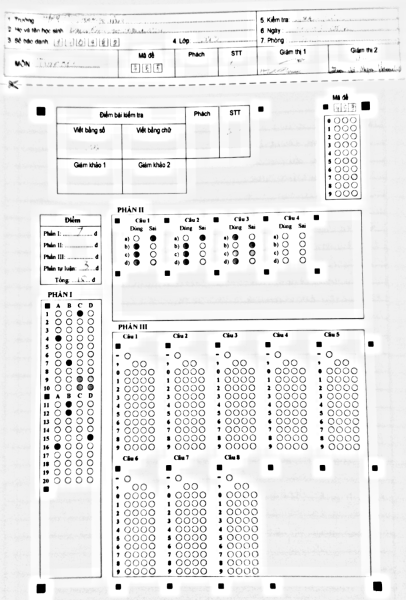
#> input picture data/maugiay/moi.png, 406 x 600 px
$ python omr_fiducial.py data/maugiay/moi.png data/maugiay/12.png
#> lines starting #> are read from the running program, lines starting #| are printed output that depends on the picture; after the words box and inside, x2 and y2 are one past the last pixel; in counts of white or black regions, pixels touching at a corner belong together
# -*- coding: utf-8 -*-
"""
FIDUCIAL-BASED OMR (omr_fiducial.py)

Kiến trúc theo yêu cầu: chấm đen vuông/chữ nhật in trên phiếu là mốc định vị.
1. template_from_blank(img): từ ẢNH MẪU (phiếu trắng) -> phát hiện mốc đen + bubble
   -> mô hình mẫu: {markers: [(x,y)...], bubbles: [(x,y,w)...], khung}
2. align_page(photo, template): phát hiện mốc trong ảnh chụp -> khớp với mẫu
   (RANSAC homography) -> ma trận biến đổi mẫu -> ảnh.
3. read_fills(photo, template, H): lấy mẫu mực tại từng bubble (vị trí mẫu
   chiếu sang ảnh) -> ô nào tô đậm.
4. read_answers(template, filled_mask): gom bubble thành lưới hàng/cột từng phần
   -> đáp án A/B/C/D, Đ/S, số.
"""
import cv2
import numpy as np


def detect_markers(img, min_area=25, max_area=None):
    """Mốc đen vuông/chữ nhật trên MASK MỰC chuẩn hóa sáng (kháng shadow).

    Dùng RETR_LIST (KHÔNG phải EXTERNAL) vì phiếu có thể có viền trang bao ngoài
    — RETR_EXTERNAL sẽ gộp toàn bộ ô đen bên trong vào 1 contour viền.
    Chỉ nhận contour ĐẶC (không có contour con = không có lỗ).
    """
    if isinstance(img, (str, bytes)) or hasattr(img, "__fspath__"):
        img = cv2.imread(str(img))
        if img is None:
            raise FileNotFoundError(img)
    gray = cv2.cvtColor(img, cv2.COLOR_BGR2GRAY) if img.ndim == 3 else img
    bg = cv2.blur(gray.astype(np.float32), (51, 51))
    norm = gray.astype(np.float32) / (bg + 1e-6)
    dark = (norm < 0.80).astype(np.uint8) * 255
    dark = cv2.morphologyEx(dark, cv2.MORPH_CLOSE, np.ones((3, 3), np.uint8))
    cs, hz = cv2.findContours(dark, cv2.RETR_LIST, cv2.CHAIN_APPROX_SIMPLE)
    H, W = gray.shape
    amax = max_area if max_area else int(0.004 * W * H)
    # tập contour có con (có lỗ) -> loại
    has_child = set()
    if hz is not None:
        for row in hz[0]:
            if row[3] != -1:
                has_child.add(row[3])
    ms = []
    for i, c in enumerate(cs):
        if i in has_child:
            continue
        x, y, w, h = cv2.boundingRect(c)
        a = cv2.contourArea(c)
        if not (min_area <= a <= amax):
            continue
        fill = a / (w * h)
        asp = w / h
        if fill > 0.72 and 0.55 <= asp <= 1.8 and w >= 4 and h >= 4:
            ms.append((x + w / 2, y + h / 2, w, h))
    # khử trùng lặp (contour lồng nhau của cùng 1 ô đen)
    out = []
    for m in sorted(ms, key=lambda z: -z[2] * z[3]):
        if all(abs(m[0] - o[0]) > 2 or abs(m[1] - o[1]) > 2 for o in out):
            out.append(m)
    return out


def detect_bubbles(img, min_r=3, max_r=40):
    """Bubble tròn (vòng): contour có lỗ, hình tròn."""
    gray = cv2.cvtColor(img, cv2.COLOR_BGR2GRAY) if img.ndim == 3 else img
    _, bw = cv2.threshold(gray, 0, 255, cv2.THRESH_BINARY_INV + cv2.THRESH_OTSU)
    cs, hz = cv2.findContours(bw, cv2.RETR_CCOMP, cv2.CHAIN_APPROX_SIMPLE)
    hz = hz[0] if hz is not None else []
    out = []
    for i, c in enumerate(cs):
        if i < len(hz) and hz[i][3] != -1:
            continue
        x, y, w, h = cv2.boundingRect(c)
        a = cv2.contourArea(c)
        if w < 2 * min_r or w > 2 * max_r or h > 2 * max_r:
            continue
        circ = 4 * np.pi * a / (cv2.arcLength(c, True) ** 2 + 1e-9)
        if circ > 0.6 and 0.7 <= w / h <= 1.4:
            out.append((x + w / 2, y + h / 2, w))
    return out


def template_from_blank(path):
    """Dựng mô hình mẫu từ ảnh phiếu trắng."""
    img = cv2.imread(str(path))
    if img is None:
        raise FileNotFoundError(path)
    h, w = img.shape[:2]
    markers = detect_markers(img)
    bubbles = detect_bubbles(img)
    return {"path": str(path), "size": [w, h],
            "markers": markers, "bubbles": bubbles}


def _marker_matrix(ms):
    return np.array([[m[0], m[1]] for m in ms], np.float32)


# [21 lines left out: functions _sheet_bbox, _margin_markers, not called in this run]


def align_page(photo_path, template, min_inl=6):
    """Khớp ảnh chụp với mẫu bằng MỐC BIÊN: 5 trái + 5 phải (theo dải 8% bbox),
    ghép theo thứ tự dọc -> homography RANSAC. Trả (H, photo, markers_photo, markers_tpl)."""
    ph = cv2.imread(str(photo_path))
    if ph is None:
        raise FileNotFoundError(photo_path)
    pm = detect_markers(ph, min_area=200)
    tm = template["markers"]
    tw, th = template["size"]
    if len(pm) < 6 or len(tm) < 6:
        return None, ph, pm, tm

    # [11 lines left out: function margins, not called in this run]

    tl, tr = margins(tm, 0, tw)
    xs = [m[0] for m in pm]
    pl, pr = margins(pm, min(xs), max(xs))
    if min(len(tl), len(pl)) < 2 or min(len(tr), len(pr)) < 2:
        return None, ph, pm, tm
    src_pts, dst_pts = [], []
    for i in range(min(len(tl), len(pl))):
        src_pts.append(tl[i][:2])
        dst_pts.append(pl[i][:2])
    for i in range(min(len(tr), len(pr))):
        src_pts.append(tr[i][:2])
        dst_pts.append(pr[i][:2])
    if len(src_pts) < 4:
        return None, ph, pm, tm
    H, mask = cv2.findHomography(np.float32(src_pts), np.float32(dst_pts),
                                 cv2.RANSAC, ransacReprojThreshold=40.0)
    if H is None:
        return None, ph, pm, tm
    inl = int(mask.sum()) if mask is not None else 0
    if inl < min_inl:
        return None, ph, pm, tm
    return H, ph, pm, tm


# [44 lines left out: function read_fills, not called in this run]


def main():
    import sys
    blank = sys.argv[1] if len(sys.argv) > 1 else "/home/dell/Pictures/Screenshots/Screenshot From 2026-11-02 11-54-00.png"
    photo = sys.argv[2] if len(sys.argv) > 2 else "/home/dell/Documents/tulieuchambai/Test/IMG_20261030_042800.jpg"
    tpl = template_from_blank(blank)
#> in template_from_blank, img is the input picture: shape (600, 406, 3); min 0, max 255, mean 234.9
#> in detect_markers, `norm = gray.astype(np.float32) / (bg + 1e-6)`:
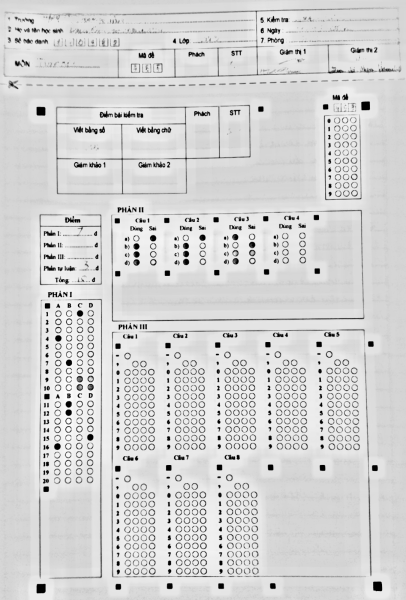
#> norm: shape (600, 406) float32; min 0, max 1.2, mean 1; drawn with min black and max white
#> in detect_markers, `dark = (norm < 0.80).astype(np.uint8) * 255`: dark: shape (600, 406); 8% white in thin lines or dots
#> in detect_markers, `dark = cv2.morphologyEx(dark, cv2.MORPH_CLOSE, np.ones((3, 3), np.uint..`:
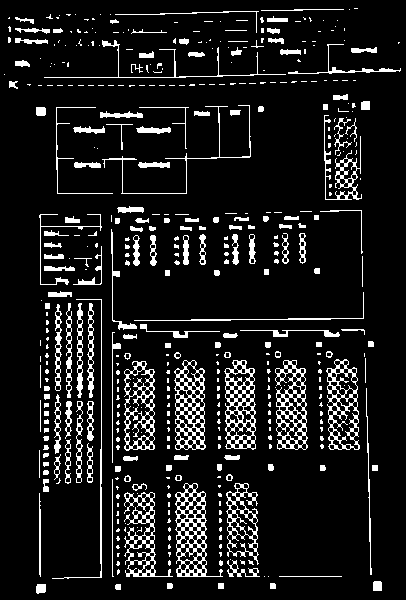
#> dark: shape (600, 406); 10.6% white; 452 white regions (284 under 20 px)
#> in detect_markers, `cs, hz = cv2.findContours(dark, cv2.RETR_LIST, cv2.CHAIN_APPROX_SIMPLE)`: cs = 903 contours, 402 with area under 20; largest, box (x1, y1, x2, y2) and area: (175, 483, 223, 577) 2464, (326, 359, 360, 450) 2322, (224, 360, 256, 450) 2308, (174, 360, 206, 450) 2302, (124, 361, 155, 451) 2272; hz = 903 rows, first 6: [1, -1, -1, -1], [2, 0, -1, -1], [3, 1, -1, -1], [4, 2, -1, -1], [5, 3, -1, -1], [6, 4, -1, -1]
#> the loop in detect_markers, `for row in hz[0]:` made 903 passes
#> after the loop in detect_markers, `for row in hz[0]:`: has_child = 0 items
#> the loop in detect_markers, `for i, c in enumerate(cs):` made 903 passes
#> (x, y, w, h, a) on passes 1, 3, 5: (115, 584, 6, 6, 24), (270, 583, 6, 6, 24.5), (167, 583, 6, 6, 24)
#> after the loop in detect_markers, `for i, c in enumerate(cs):`: ms = [(377.5, 586, 9, 10), (41, 111.5, 10, 9), (365.5, 105.5, 9, 9)]
#> the loop in detect_markers, `for m in sorted(ms, key=lambda z: -z[2] * z[3]):` made 3 passes
#> after the loop in detect_markers, `for m in sorted(ms, key=lambda z: -z[2] * z[3]):`: out has the same summary as ms
#> in template_from_blank, `markers = detect_markers(img)`: markers has the same summary as ms in detect_markers
#> in detect_bubbles, `_, bw = cv2.threshold(gray, 0, 255, cv2.THRESH_BINARY_INV + cv2.THRESH..`:
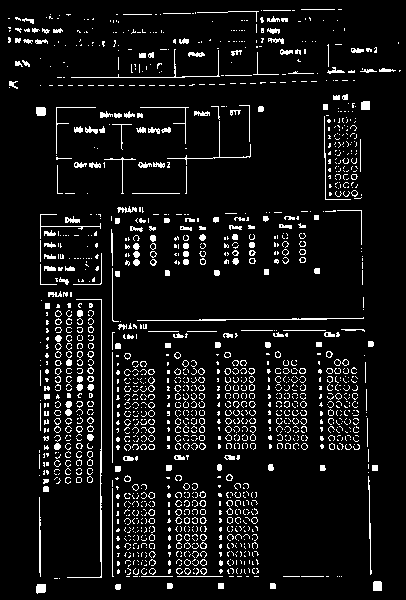
#> bw: shape (600, 406); 7.5% white in thin lines or dots
#> in detect_bubbles, `cs, hz = cv2.findContours(bw, cv2.RETR_CCOMP, cv2.CHAIN_APPROX_SIMPLE)`: cs = 1639 contours, 1362 with area under 20; largest, box (x1, y1, x2, y2) and area: (67, 299, 102, 578) 90, (36, 584, 46, 594) 71, (373, 581, 382, 591) 71, (36, 107, 46, 116) 70, (361, 101, 370, 110) 62; hz = 1639 rows, first 6: [1, -1, -1, -1], [2, 0, -1, -1], [3, 1, -1, -1], [4, 2, -1, -1], [5, 3, -1, -1], [6, 4, -1, -1]
#> the loop in detect_bubbles, `for i, c in enumerate(cs):` made 1639 passes
#> (c, x, y, w, h, a) on passes 8, 12, 15: ([[54, 578], [57, 578]], 54, 578, 4, 1, 0), ([[326, 576], [328, 576]], 326, 576, 3, 1, 0), ([[254, 576], [258, 576]], 254, 576, 5, 1, 0)
    print(f"Mẫu: {len(tpl['markers'])} mốc đen, {len(tpl['bubbles'])} bubble, khung {tpl['size']}")
#| Mẫu: 3 mốc đen, 141 bubble, khung [406, 600]
    H, ph, pm, tm = align_page(photo, tpl)
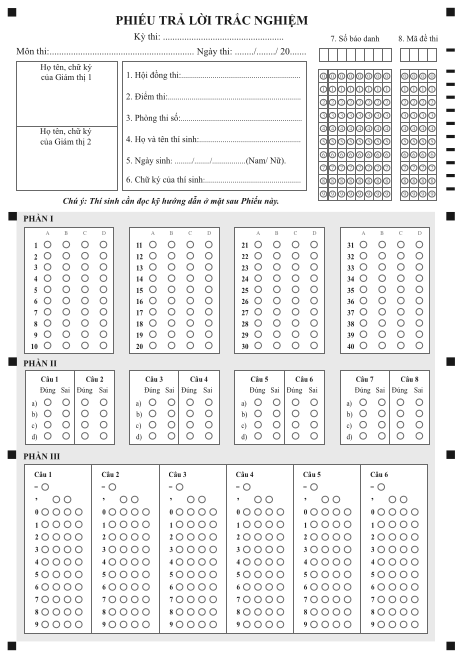
#> input picture data/maugiay/12.png, 461 x 661 px
#> in align_page, ph is the input picture: shape (661, 461, 3); min 24, max 255, mean 237
#> call 2 of detect_markers, with min_area = 200
#> in detect_markers (call 2), `bg = cv2.blur(gray.astype(np.float32), (51, 51))`:
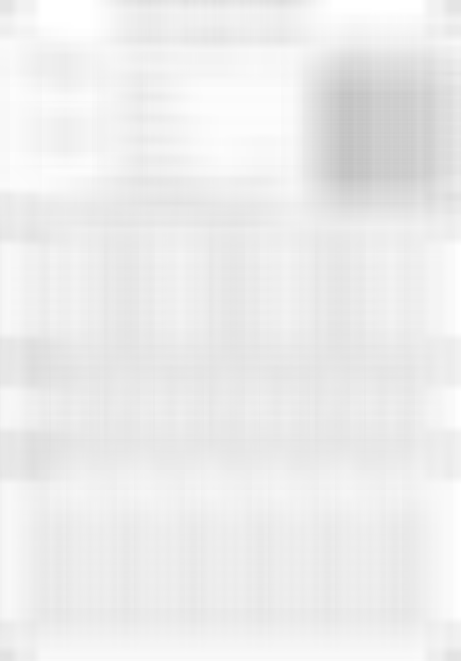
#> bg: shape (661, 461) float32; min 195.1, max 255, mean 237
#> in detect_markers (call 2), `norm = gray.astype(np.float32) / (bg + 1e-6)`:
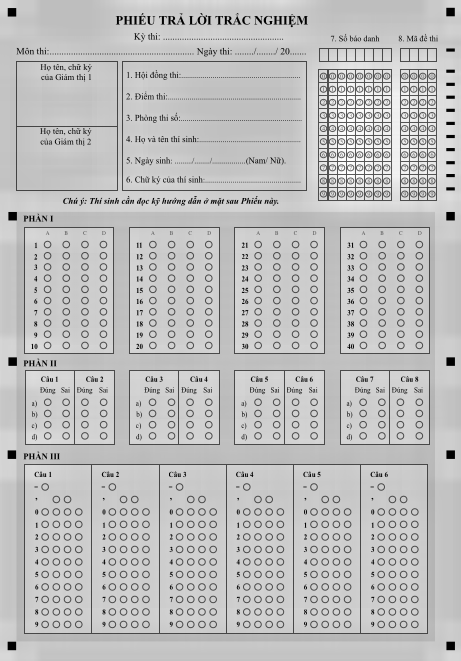
#> norm: shape (661, 461) float32; min 0.0979, max 1.31, mean 1; drawn with min black and max white
#> in detect_markers (call 2), `dark = (norm < 0.80).astype(np.uint8) * 255`: dark: shape (661, 461); 10.1% white in thin lines or dots
#> in detect_markers (call 2), `dark = cv2.morphologyEx(dark, cv2.MORPH_CLOSE, np.ones((3, 3), np.uint..`:
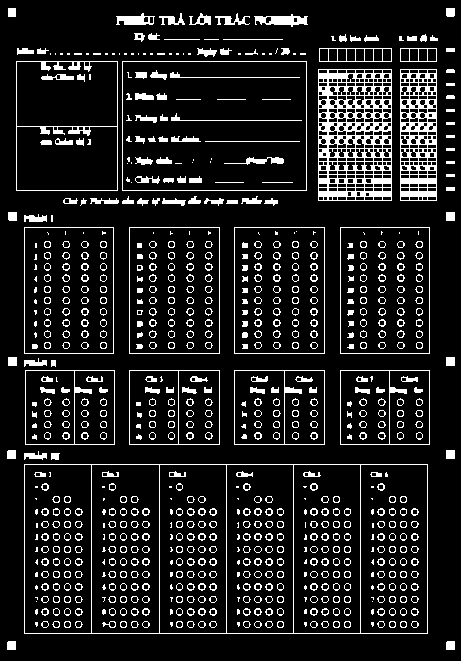
#> dark: shape (661, 461); 12.3% white in thin lines or dots
#> the loop in detect_markers (call 2), `for row in hz[0]:` made 1705 passes
    print(f"Ảnh chụp: {len(pm)} mốc phát hiện; mẫu {len(tm)} mốc")
#| Ảnh chụp: 0 mốc phát hiện; mẫu 3 mốc
    if H is None:
        print("KHÔNG khớp được")
        return
    fills = read_fills(ph, tpl, H)
    strong = sorted([f for f in fills if f[4] > 0.45], key=lambda z: -z[4])
    print(f"Homography OK; bubble score>0.45: {len(strong)}/{len(fills)}")
    for f in strong[:15]:
        print(f"  bubble#{f[0]} mẫu({f[1][0]:.0f},{f[1][1]:.0f}) -> ảnh({f[2]:.0f},{f[3]:.0f}) score={f[4]:.2f}")


if __name__ == "__main__":
    main()
